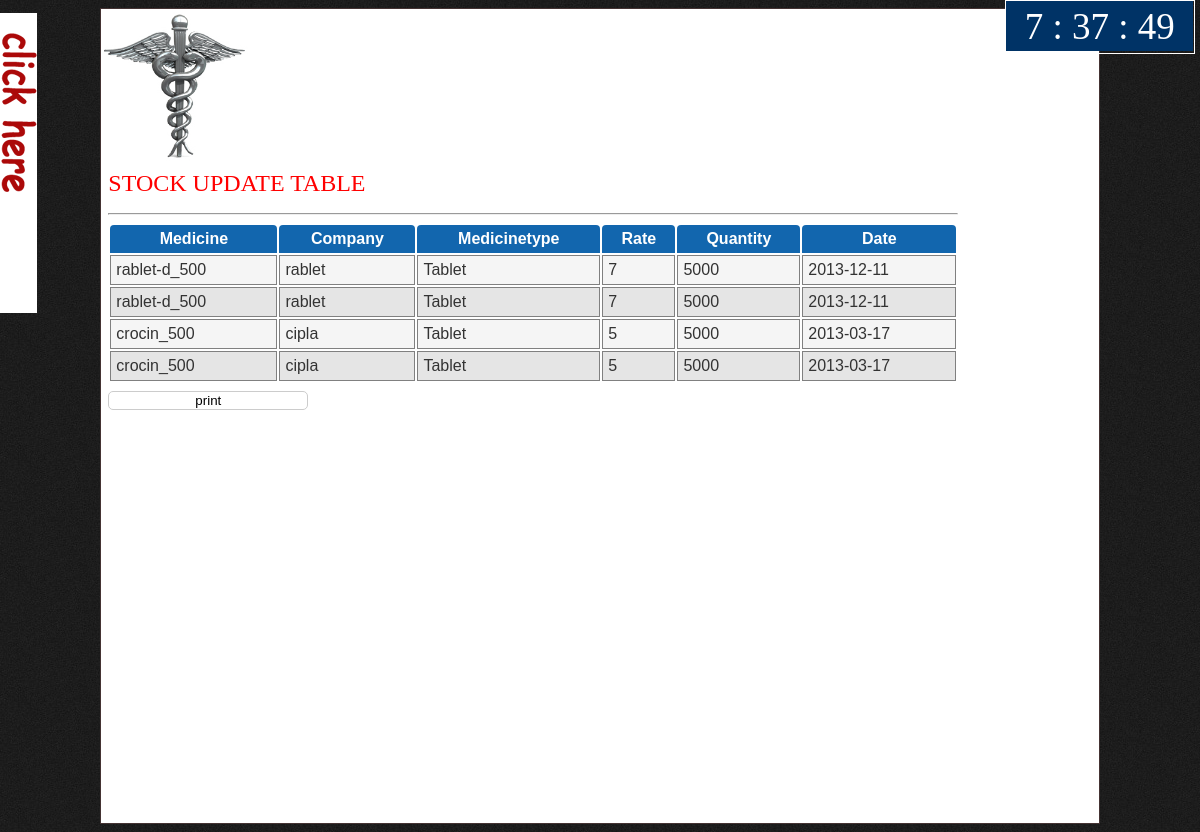
The page /stockrecord2.php (signed in) on the database its author committed.
### tables this page shows
CREATE TABLE IF NOT EXISTS `stockupdate` (
  `medicine` varchar(40) DEFAULT NULL,
  `company` varchar(40) DEFAULT NULL,
  `medicinetype` varchar(40) DEFAULT NULL,
  `rate` int(5) DEFAULT NULL,
  `quantity` int(5) DEFAULT NULL,
  `date` date NOT NULL
);

### stockrecord2.php (the view, shortened to what this page needs)
<?php
if(isset($_SESSION['is_logged_in']))
{
?>
<html>
<head>
<link href='style/trtd.css' rel='stylesheet' type='text/css'/>
<link href='earning.css' rel='stylesheet' type='text/css'/>
</head>
<body id="main" bgcolor="lightgreen"  onload="digital_clock()">
<div id="wrap" style="top:0px;right:5px;position:absolute; ">
<div id="digital-clock">
<ul>
<li id="hours"></li>
<li> :</li>
<li id="minutes"></li>
<li> :</li>
<li id="seconds"></li>
</ul>
</div>
</div>
<table border=0 align=center width=100% height=70% id="table">
<tr><td colspan=2 height=100><div><img src="photo/logo.jpg" name="slide" style="" height="150"/>
</tr></td></tr>
<tr align=left><td rowspan=3 align=left valign=top>
<?php require("sidemenu.php")?>
</td></tr>
<tr><td valign=top>
<div id="showdetail" style="height:650px;">
<p> <font face=vani color=red size=5>STOCK UPDATE TABLE<hr>
<table class="oddeven"><thead><tr><th>Medicine</th><th>Company</th><th>Medicinetype</th><th>Rate</th><th>Quantity</th><th>Date</th></tr></thead>
<tbody>
<?php
$t5="stockupdate";
$sql="SELECT *
FROM $t5
ORDER BY date DESC
LIMIT 0 , 30";
$result=mysql_query($sql) or die("sql".mysql_error());
while($row=mysql_fetch_array($result))
{
?>
<tr><td><?php echo($row["medicine"])?></td><td><?php echo($row["company"])?></td><td><?php echo($row["medicinetype"])?></td><td><?php echo($row["rate"])?></td><td><?php echo($row["quantity"])?></td><td><?php echo($row["date"])?></td></tr>
<?php
}
?>
</tbody>
</table>
<input type="button" value="print" onClick="javascript:printSelection(document.getElementById('showdetail'));">
</div>
</td></tr>
</table>
</body>
</html>
<?php
}
else
header('Location:login.php');
?>

### style/trtd.css (style rules this page uses)
.odd { background-color:#e5e5e5; }
.even { background-color:#f5f5f5; }

### earning.css (style rules this page uses)
body { background:url(photo/bg.jpg); }
table { background:white; }
#table { width:1000px; min-height:768px; height:auto; background:white; height:auto; border:1px groove #433; }
#showdetail { width:850px; background:WHITE; border:none; }
#showdetail table { color:#333; font-family:arial; }
#digital-clock { height:52px; border:1px solid #fff; width:11.75em; }
#digital-clock ul { margin:0; padding:0.1em; background:#003366; font-size:37px; width:180px; color:#FFF; list-style-type:none; text-align:center; }
#digital-clock li { display:inline; padding:0; margin:0; }
.oddeven { width:850; }
.oddeven td { padding:5px; padding-left:5px; border:1px groove gray; }
.oddeven thead th { background-color:#1266ae; padding:5px; color:white; font-family:arial; border-top-left-radius:4px; border-top-right-radius:4px; }
input, textarea { font-family:"Myriad Pro", "Trebuchet MS", sans-serif; background-color: #fff; border: 1px solid #ccc; width: 200px; display: block; margin-bottom: 16px; margin-top: 8px; -webkit-border-radius: 5px; -moz-border-radius: 5px; -o-border-radius: 5px; -ms-border-radius: 5px; -khtml-border-radius: 5px; border-radius: 5px; -webkit-transition: all 0.5s ease-in-out; -moz-transition: all 0.5s ease-in-out; -o-transition: all 0.5s ease-in-out; -ms-transition: all 0.5s ease-in-out; transition: all 0.5s ease-in-out; color: #000; }

### rows shown on the page
stockupdate: medicine "rablet-d_500", company "rablet", medicinetype "Tablet", rate "7", quantity "5000", date "2013-12-11"
stockupdate: medicine "rablet-d_500", company "rablet", medicinetype "Tablet", rate "7", quantity "5000", date "2013-12-11"
stockupdate: medicine "crocin_500", company "cipla", medicinetype "Tablet", rate "5", quantity "5000", date "2013-03-17"
stockupdate: medicine "crocin_500", company "cipla", medicinetype "Tablet", rate "5", quantity "5000", date "2013-03-17"
